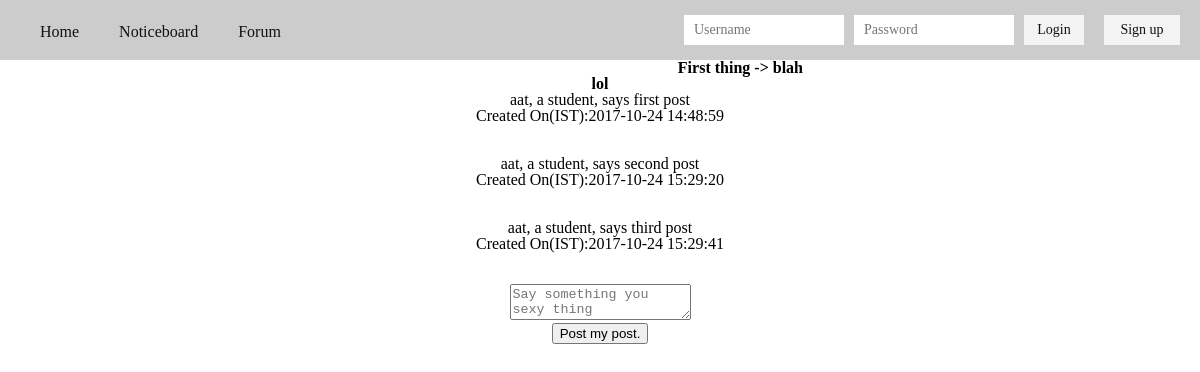
The app's page /forum/thread.php?id=11 (signed in) with its own data.
### tables this page shows
CREATE TABLE `forum` (
  `id` int(11) NOT NULL,
  `name` varchar(200) NOT NULL,
  `description` varchar(2000) NOT NULL,
  `date_created` timestamp NOT NULL DEFAULT CURRENT_TIMESTAMP,
  `created_by` int(11) NOT NULL,
  `status` int(2) NOT NULL DEFAULT '1'
);

CREATE TABLE `thread` (
  `id` int(11) NOT NULL,
  `subject` varchar(10000) NOT NULL,
  `description` varchar(6000) NOT NULL,
  `started_by` varchar(100) NOT NULL,
  `created_on` timestamp NOT NULL DEFAULT CURRENT_TIMESTAMP,
  `anonymous` varchar(2) NOT NULL DEFAULT 'N',
  `status` int(10) NOT NULL DEFAULT '1',
  `forum_id` int(11) NOT NULL
);

CREATE TABLE `post` (
  `id` int(11) NOT NULL,
  `post` varchar(2000) NOT NULL,
  `date_created` timestamp NOT NULL DEFAULT CURRENT_TIMESTAMP,
  `reply_to` int(11) DEFAULT NULL,
  `thread_id` int(11) NOT NULL,
  `user_id` int(11) NOT NULL,
  `status` int(11) DEFAULT '1'
);

CREATE TABLE `users` (
  `id` int(11) NOT NULL,
  `user_first` varchar(50) NOT NULL,
  `user_last` varchar(50) NOT NULL,
  `user_uid` varchar(50) NOT NULL,
  `user_pwd` varchar(10000) NOT NULL,
  `user_email` varchar(100) NOT NULL,
  `is_staff` varchar(2) NOT NULL DEFAULT 'N',
  `date_joined` timestamp NOT NULL DEFAULT CURRENT_TIMESTAMP,
  `last_login` datetime DEFAULT NULL,
  `is_superadmin` varchar(2) NOT NULL DEFAULT 'N',
  `user_status` int(11) NOT NULL DEFAULT '1'
);

### forum/thread.php (the view, shortened to what this page needs)
<?php
	include_once '../includes/dbh.inc.php';
	include_once '../includes/header.inc.php';
	function getName($uid, $conn) {
		$query = "SELECT `user_uid`, `is_staff` FROM `users` WHERE `id` = $uid";
		$result_uid = mysqli_query($conn, $query);
		$row_uid = mysqli_fetch_assoc($result_uid);
		if($row_uid['is_staff'] == 'N'){
			return $row_uid['user_uid'].", a student,";
		}
		else return $row_uid['user_uid'].", a staff,";
	}
	$id = $_GET['id'];
	$thread_str = "SELECT * FROM `thread` where `id` = '$id' AND `status` = 1";
	$thread_result = $conn->query($thread_str);
	$thread = $thread_result->fetch_assoc();
	$fid = $thread['forum_id'];
	$ask_for_forum_name = "SELECT `name` from `forum` where `status` = 1 AND `id` = '$fid'";
	$result_forum_name = $conn->query($ask_for_forum_name);
	$row_forum_name = $result_forum_name-> fetch_assoc();
	echo "<center><h3>".$row_forum_name['name']." -> ".$thread['subject']."</h3>";
	echo "<h4>".$thread['description']."</h4></center>";
	$sql = "SELECT * FROM `post` WHERE `status` = 1 AND `thread_id` = '$id'";
	$result = $conn->query($sql);
	$resultCheck = mysqli_num_rows($result);
	?>
	<?php
	if ($resultCheck == 0) {
		echo "<center>It seems like there are no more active post for this thread.<Volar Doheris></center>";
	} else {
		echo "<center>";
		while($row = $result->fetch_assoc()) {
			$user_name = getName($row['user_id'],$conn);
		 	echo $user_name." says ".$row['post']."<br/>Created On(IST):".$row['date_created']."<br/><br/><br/>";
		}
		echo "</center>";
	}
	?>
	<form action="../includes/postDB.inc.php" method = "POST">
		<center>
			<textarea name = "post" placeholder="Say something you sexy thing"></textarea><br/>
			<input type="submit" name="submit" value = "Post my post."/>
		</center>
	</form>

### style.css (style rules this page uses)
html, body, div, span, object, iframe, h1, h2, h3, h4, h5, h6, p, blockquote, pre, abbr, address, cite, code, del, dfn, em, img, ins, kbd, q, samp, small, strong, sub, sup, var, b, i, dl, dt, dd, ol, ul, li, fieldset, form, label, legend, table, caption, tbody, tfoot, thead, tr, th, td, article, aside, canvas, details, figcaption, figure, footer, header, hgroup, menu, nav, section, summary, time, mark, audio, video { margin:0; padding:0; border:0; outline:0; font-size:100%; vertical-align:baseline; background:transparent; }
body { line-height:1; }
input, select { vertical-align:middle; }
body { background-color: #fff; }

### records on screen
forum: name "First thing"
thread: subject "blah", description "lol"
post: user.user_uid "aat, a student,", post "first post", date_created "2017-10-24 14:48:59"
post: user.user_uid "aat, a student,", post "second post", date_created "2017-10-24 15:29:20"
post: user.user_uid "aat, a student,", post "third post", date_created "2017-10-24 15:29:41"
